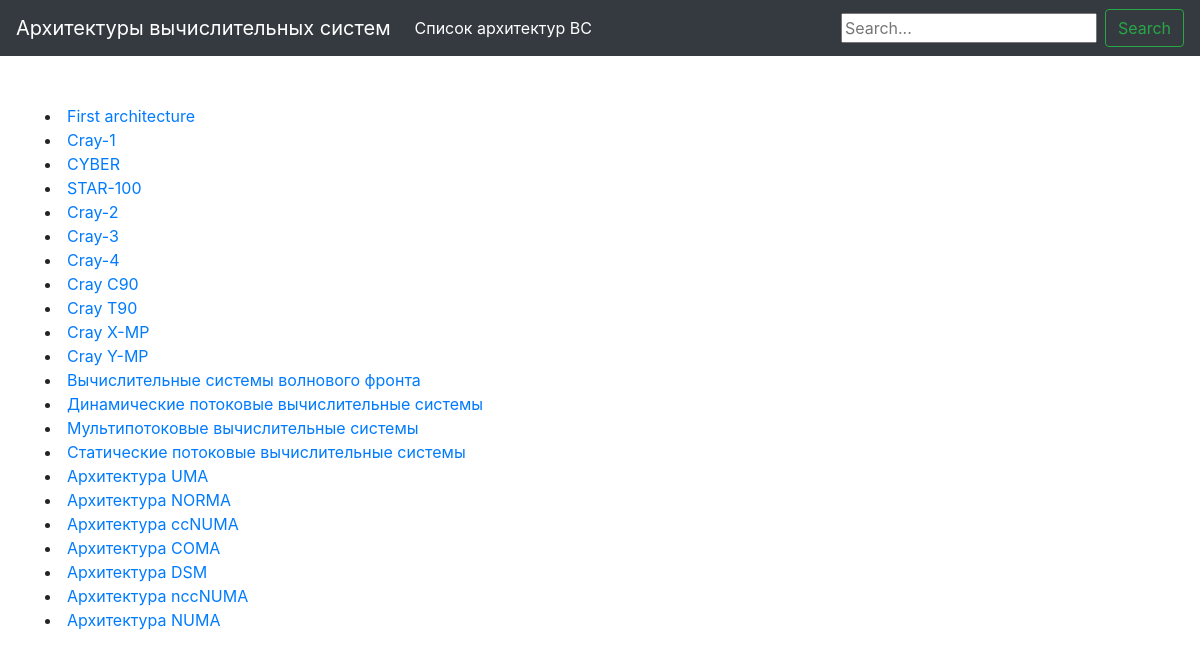
Screenshot of /architectures/ with the database file from the repository.
### distributed_systems/apps/architectures/models.py (models this page shows)
class Architecture(models.Model):
    title = models.CharField(max_length=200)
    description = models.TextField(blank=True, default='')
    architecture_type = models.ForeignKey(ArchitectureType,
                                          blank=True, null=True,
                                          on_delete=models.CASCADE)

### distributed_systems/apps/architectures/views.py (the view)
def index(request):
    architectures = Architecture.objects.all()
    template = loader.get_template('architectures/index.html')
    context = {
        'architectures': architectures
    }
    return HttpResponse(template.render(context))

### templates/architectures/index.html
{% extends "base.html" %}
{% block content %}
    {% for architecture in architectures %}
        <li><a href="/architectures/{{ architecture.id }}/">{{ architecture.title }}</a></li>
    {% endfor %}
{% endblock %}

### templates/base.html (shortened to what this page needs)
{% load static %}
<html>
{% block head %}
    <head lang="en">
        <link rel="stylesheet" type="text/css" href="{% static "bootstrap-4/css/bootstrap.css" %}">
    </head>
{% endblock %}
<body>
<nav class="navbar navbar-expand-lg navbar-dark bg-dark">
  <a class="navbar-brand" href="/">Архитектуры вычислительных систем</a>
  <div class="collapse navbar-collapse float-left" id="navbarSupportedContent">
    <ul class="navbar-nav mr-auto">
        <li class="nav-item active">
            <a class="nav-link" href="/architectures">Список архитектур ВС <span class="sr-only">(current)</span></a>
        </li>
    </ul>
        <form class="form-inline my-2 my-lg-0" action="/search/" method="get">
            <input class="mr-sm-2" name="q" type="text" placeholder="Search...">
            <button class="btn btn-outline-success my-2 my-sm-0" type="submit">Search</button>
        </form>
  </div>
</nav>
<div class="container my-5">
    <div id="content">
        {% block content %} {% endblock %}
    </div>
</div>
</body>
</html>

### rows the page displays
Architecture: title "First architecture"
Architecture: title "Cray-1"
Architecture: title "CYBER"
Architecture: title "STAR-100"
Architecture: title "Cray-2"
Architecture: title "Cray-3"
Architecture: title "Cray-4"
Architecture: title "Cray C90"
Architecture: title "Cray T90"
Architecture: title "Cray X-MP"
Architecture: title "Cray Y-MP"
Architecture: title "Вычислительные системы волнового фронта"
Architecture: title "Динамические потоковые вычислительные системы"
Architecture: title "Мультипотоковые вычислительные системы"
Architecture: title "Статические потоковые вычислительные системы"
Architecture: title "Архитектура UMA"
Architecture: title "Архитектура NORMA"
Architecture: title "Архитектура ccNUMA"
Architecture: title "Архитектура COMA"
Architecture: title "Архитектура DSM"
Architecture: title "Архитектура nccNUMA"
Architecture: title "Архитектура NUMA"
